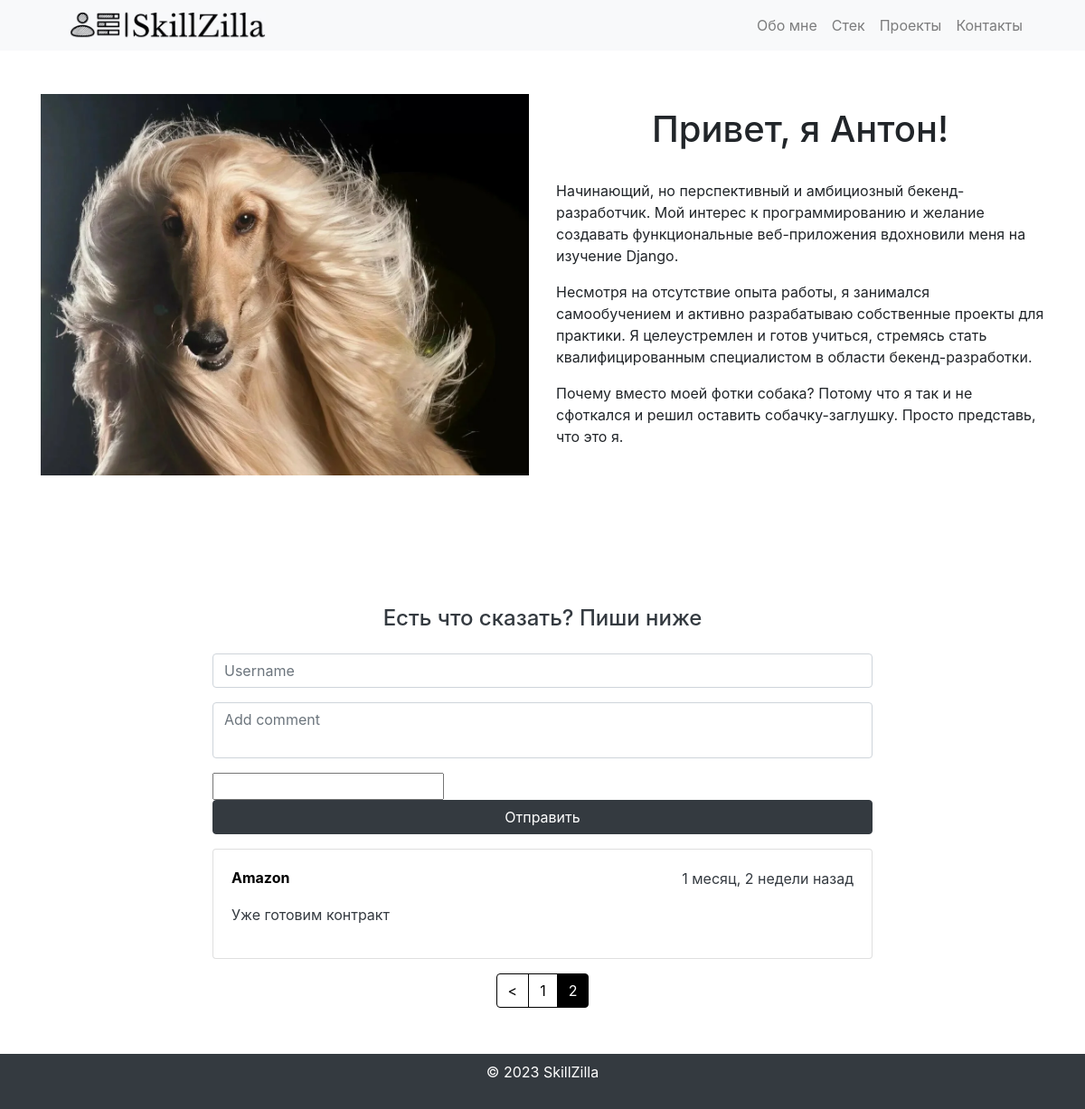
Screenshot of /?page=2 with the database file from the repository.
### blog/models.py (models this page shows, shortened)
class Comment(models.Model):
    author = models.CharField(max_length=15, blank=False)
    content = models.TextField(max_length=200)
    created_at = models.DateTimeField(auto_now_add=True)
    class Meta:
        ordering = ['-created_at']

### blog/views.py (the view)
# urls.py: path('', index, name='home'),
def index(request):
    if request.method == 'POST':
        form = CommentForm(request.POST)
        if form.is_valid():
            comm = form.save()
            return redirect('home')
    else:
        form = CommentForm()
    comments = Comment.objects.all()
    paginator = Paginator(comments, 5)
    page_number = request.GET.get("page")
    page_obj = paginator.get_page(page_number)
    return render(request, 'blog/index.html', context={'form': form, 'page_obj': page_obj})

### blog/forms.py
class CommentForm(forms.ModelForm):
    captcha = ReCaptchaField()
    class Meta:
        model = Comment
        fields = ['author', 'content',]

### blog/templates/blog/index.html (shortened to what this page needs)
{% extends 'base.html' %}
{% load static %}
{% block content %}
<section id="welcome" class="py-5">
    <div class="container">
        <div class="row align-items-center">
            <div class="col-md-6">
                <img src="{% static 'img/me.png' %}" alt="?" class="img-fluid">
            </div>
            <div class="col-md-6">
                <h1 class="text-center">Привет, я Антон!</h1>
                <br>
                <p> Начинающий, но перспективный и амбициозный бекенд-разработчик. Мой интерес к программированию и желание создавать функциональные веб-приложения вдохновили меня на изучение Django.</p>
                <p> Несмотря на отсутствие опыта работы, я занимался самообучением и активно разрабатываю собственные проекты для практики. Я целеустремлен и готов учиться, стремясь стать квалифицированным специалистом в области бекенд-разработки.</p>
                <p> Почему вместо моей фотки собака? Потому что я так и не сфоткался и решил оставить собачку-заглушку. Просто представь, что это я.</p>
            </div>
        </div>
    </div>
</section>
<section>
    <div class="container my-5 py-5 text-dark">
        <div class="row d-flex justify-content-center">
            <div class="col-md-12 col-lg-10 col-xl-8">
                <h4 class="text-dark mb-0 text-center">Есть что сказать? Пиши ниже {{ count }}</h4>
                <br>
                <form method="post">
                    <div class="form-group">
                        <input type="text" name="author" class="form-control mb-3" placeholder="Username" aria-label="Username" aria-describedby="basic-addon1">
                        <textarea name="content" class="form-control mb-3" placeholder="Add comment" rows="2" required></textarea>
                        {{ form.captcha }}
                        <br>
                        <button class="btn btn-dark btn-block" type="submit">Отправить</button>
                    </div>
                </form>
                {% for item in page_obj %}
                <div class="card mb-3">
                    <div class="card-body">
                        <div class="d-flex flex-start">
                            <div class="w-100">
                                <div class="d-flex justify-content-between align-items-center mb-3">
                                    <h6 class="text-primary fw-bold mb-0"> <b class="author-name">{{ item.author }}</b></h6>
                                    <p class="mb-0">   {{ item.created_at|timesince }} назад</p>
                                </div>
                                <p class="text-dark">{{ item.content }}</p>
                            </div>
                        </div>
                    </div>
                </div>
                {% endfor %}
                {% if page_obj.paginator.num_pages > 1 %}
                    {% include 'inc/_pagination.html' %}
                {% endif %}
            </div>
        </div>
    </div>
</section>
{% endblock %}

### static/blog/css/style.css (style rules this page uses)
textarea { resize: none; }
.author-name { color: black; }

### rows the page displays
Comment: author "Amazon", created_at "1 месяц, 2 недели", content "Уже готовим контракт"

### other values shown
{{ p }} "1"
{{ p }} "2"
